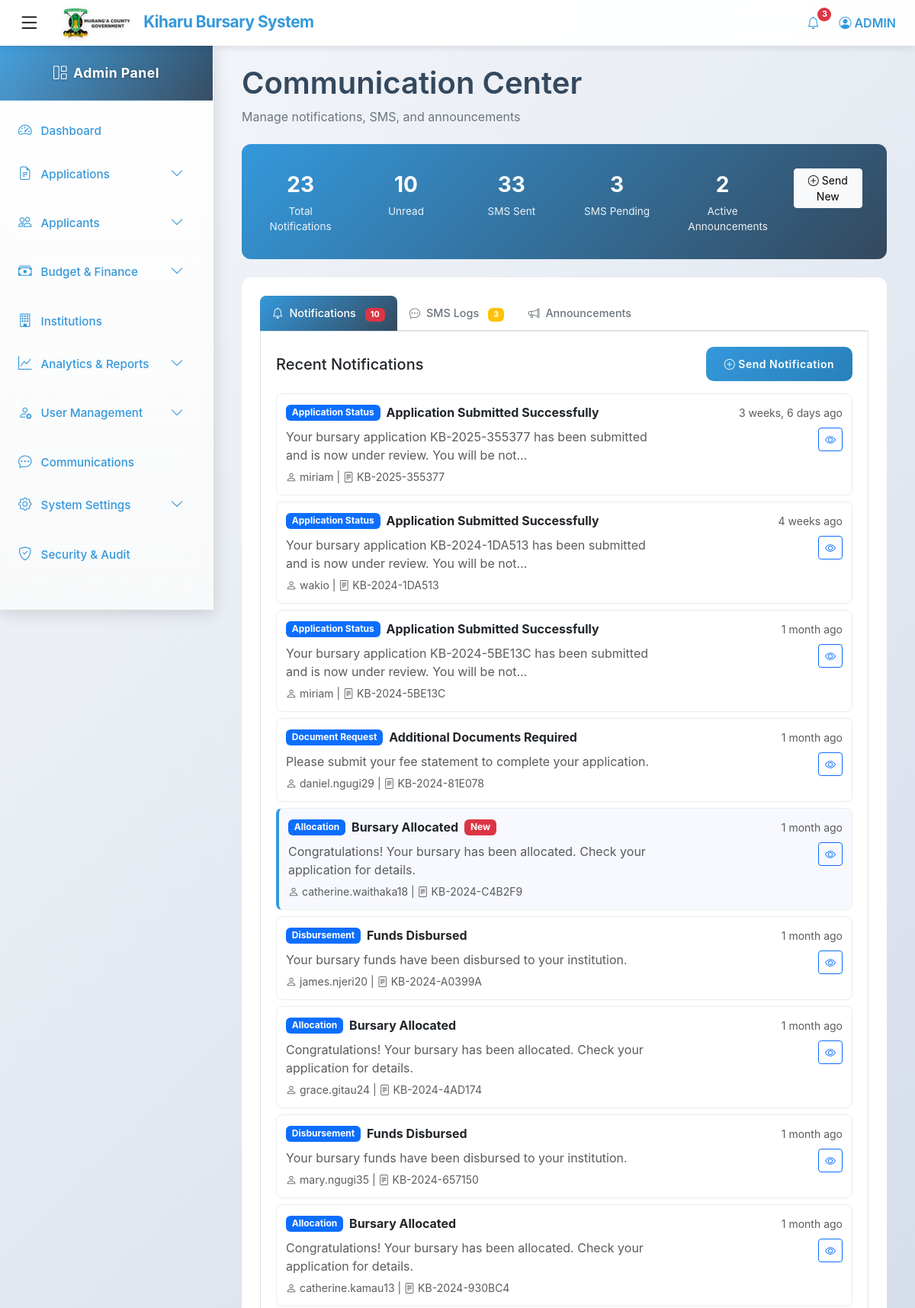
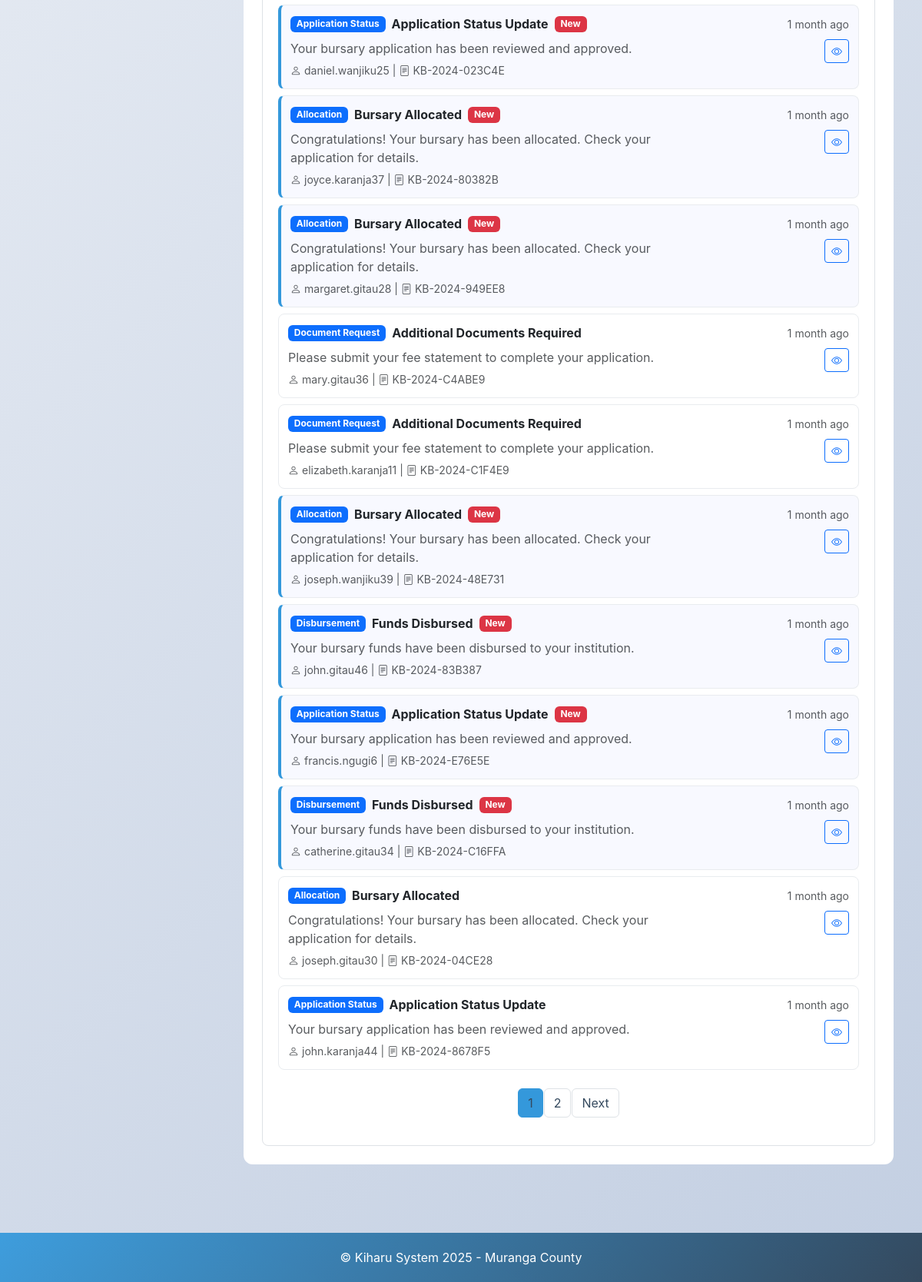
/admin-communication/ (signed in), run on an earlier commit of the app's database (2 pictures, top to bottom).
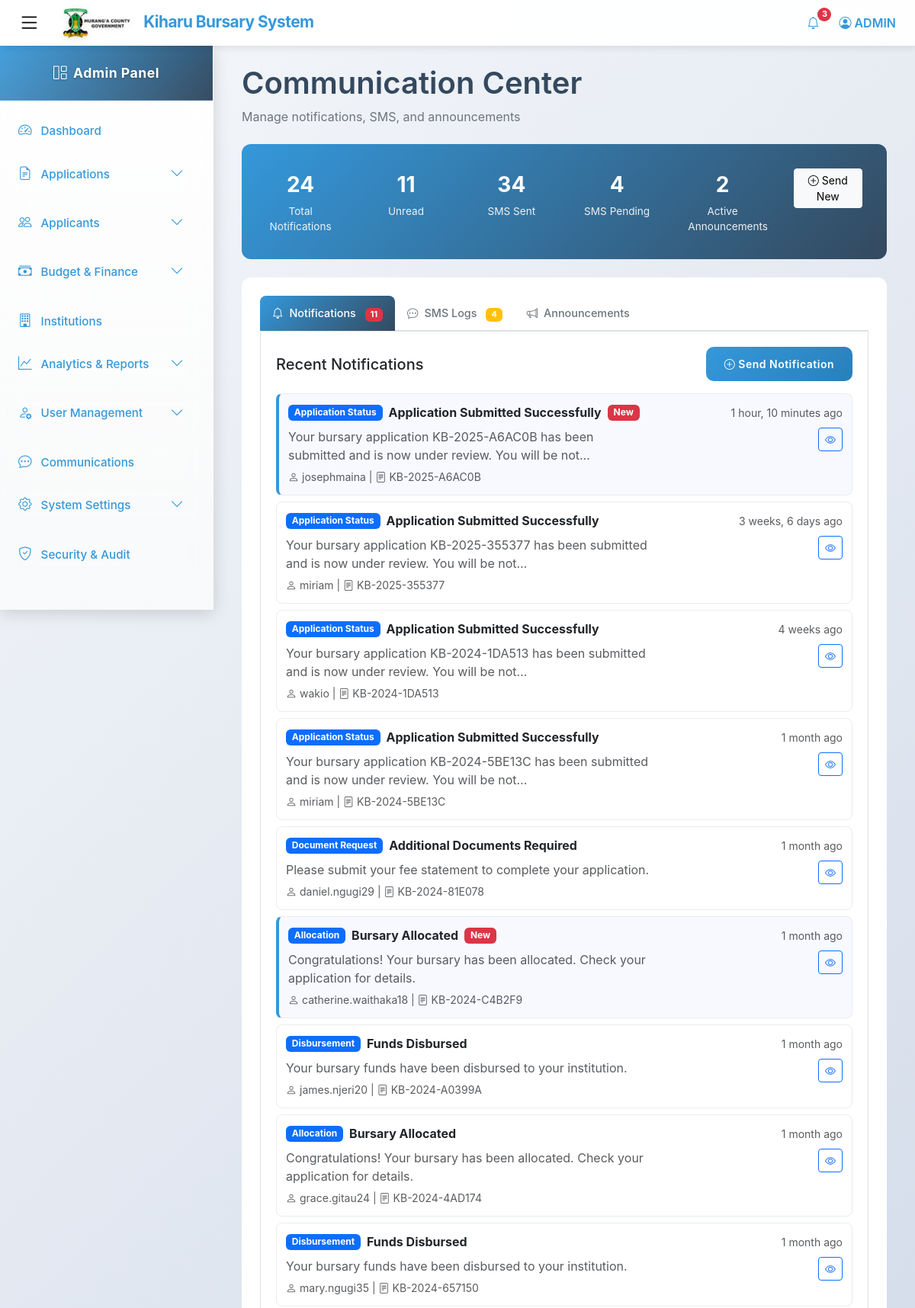
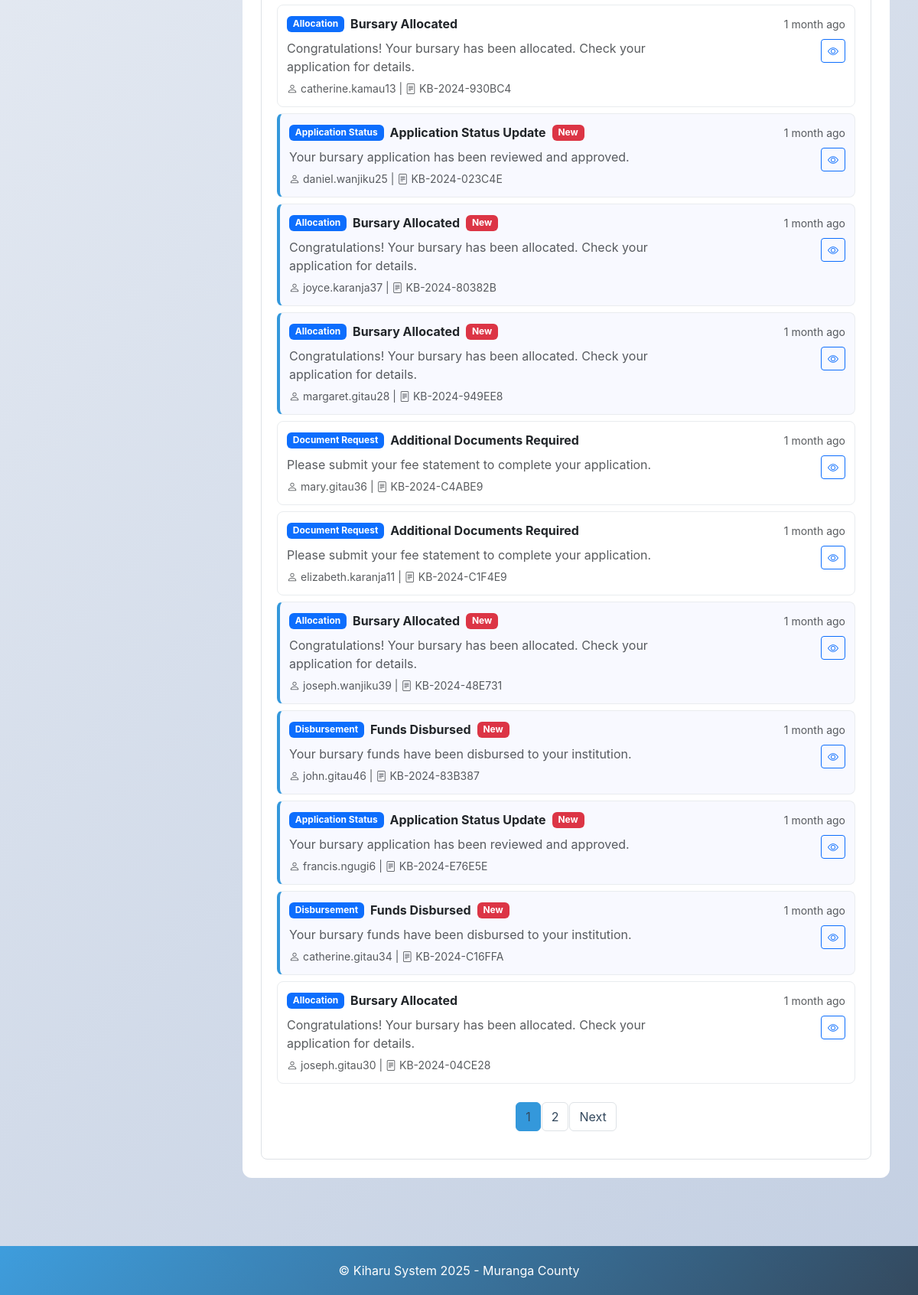
And on a later commit of the database (2 pictures, top to bottom).
### kiharu_system/models.py (models this page shows, shortened)
class Notification(models.Model):
    NOTIFICATION_TYPES = (
        ('application_status', 'Application Status'),
        ('document_request', 'Document Request'),
        ('allocation', 'Allocation'),
        ('disbursement', 'Disbursement'),
        ('system', 'System Notification'),
    )
    user = models.ForeignKey(User, on_delete=models.CASCADE, related_name='notifications')
    notification_type = models.CharField(max_length=20, choices=NOTIFICATION_TYPES)
    title = models.CharField(max_length=200)
    message = models.TextField()
    related_application = models.ForeignKey(Application, on_delete=models.SET_NULL, null=True, blank=True)
    is_read = models.BooleanField(default=False)
    created_at = models.DateTimeField(auto_now_add=True)

class User(AbstractUser):
    USER_TYPES = (
        ('applicant', 'Applicant'),
        ('admin', 'Administrator'),
        ('reviewer', 'Application Reviewer'),
        ('finance', 'Finance Officer'),
    )
    user_type = models.CharField(max_length=20, choices=USER_TYPES, default='applicant')
    id_number = models.CharField(max_length=20, unique=True, null=True, blank=True)
    phone_regex = RegexValidator(
        regex=r'^\+254\d{9}$',
        message="Phone number must be entered in the format: '+254XXXXXXXXX'. Exactly 12 digits including country code."
    )
    phone_number = models.CharField(validators=[phone_regex], max_length=17, blank=True)
    def __str__(self):
        return f"{self.first_name} {self.last_name} ({self.user_type})"

class Application(models.Model):
    APPLICATION_STATUS = (
        ('draft', 'Draft'),
        ('submitted', 'Submitted'),
        ('under_review', 'Under Review'),
        ('approved', 'Approved'),
        ('rejected', 'Rejected'),
        ('disbursed', 'Disbursed'),
    )
    application_number = models.CharField(max_length=20, unique=True, editable=False)
    applicant = models.ForeignKey(Applicant, on_delete=models.CASCADE, related_name='applications')
    fiscal_year = models.ForeignKey(FiscalYear, on_delete=models.CASCADE)
    bursary_category = models.ForeignKey(BursaryCategory, on_delete=models.CASCADE)
    institution = models.ForeignKey(Institution, on_delete=models.CASCADE)
    status = models.CharField(max_length=20, choices=APPLICATION_STATUS, default='draft')
    admission_number = models.CharField(max_length=100)
    year_of_study = models.PositiveIntegerField()
    course_name = models.CharField(max_length=200, blank=True, null=True)  # For college/university
    expected_completion_date = models.DateField()
    total_fees_payable = models.DecimalField(max_digits=10, decimal_places=2)
    fees_paid = models.DecimalField(max_digits=10, decimal_places=2)
    fees_balance = models.DecimalField(max_digits=10, decimal_places=2)
    amount_requested = models.DecimalField(max_digits=10, decimal_places=2)
    other_bursaries = models.BooleanField(default=False)
    other_bursaries_amount = models.DecimalField(max_digits=10, decimal_places=2, default=0)
    other_bursaries_source = models.CharField(max_length=200, blank=True, null=True)
    is_orphan = models.BooleanField(default=False)
    is_disabled = models.BooleanField(default=False)
    has_chronic_illness = models.BooleanField(default=False)
    chronic_illness_description = models.TextField(blank=True, null=True)
    date_submitted = models.DateTimeField(auto_now_add=True)
    last_updated = models.DateTimeField(auto_now=True)
    previous_allocation = models.BooleanField(default=False)
    previous_allocation_year = models.CharField(max_length=20, blank=True, null=True)
    previous_allocation_amount = models.DecimalField(max_digits=10, decimal_places=2, default=0)

### kiharu_system/views.py (the view, shortened to what this page needs)
# urls.py: path('admin-communication/', views.admin_communication, name='admin_communication'),
@login_required
@user_passes_test(is_admin_or_staff)
def admin_communication(request):
    notifications = Notification.objects.all().order_by('-created_at')[:50]
    sms_logs = SMSLog.objects.all().order_by('-sent_at')[:50]
    announcements = Announcement.objects.all().order_by('-published_date')[:20]
    notification_paginator = Paginator(notifications, 20)
    sms_paginator = Paginator(sms_logs, 20)
    announcement_paginator = Paginator(announcements, 10)
    notification_page = request.GET.get('notification_page', 1)
    sms_page = request.GET.get('sms_page', 1)
    announcement_page = request.GET.get('announcement_page', 1)
    notifications_paginated = notification_paginator.get_page(notification_page)
    sms_logs_paginated = sms_paginator.get_page(sms_page)
    announcements_paginated = announcement_paginator.get_page(announcement_page)
    notification_form = NotificationForm()
    announcement_form = AnnouncementForm()
    stats = {
        'total_notifications': Notification.objects.count(),
        'unread_notifications': Notification.objects.filter(is_read=False).count(),
        'total_sms': SMSLog.objects.count(),
        'pending_sms': SMSLog.objects.filter(status='pending').count(),
        'active_announcements': Announcement.objects.filter(
            is_active=True,
            expiry_date__gt=timezone.now()
        ).count(),
    }
    context = {
        'notifications': notifications_paginated,
        'sms_logs': sms_logs_paginated,
        'announcements': announcements_paginated,
        'notification_form': notification_form,
        'announcement_form': announcement_form,
        'stats': stats,
        'page_title': 'Communication',
    }
    return render(request, 'admin/communication.html', context)

### templates/admin/communication.html (shortened to what this page needs)
{% extends 'admin_base.html' %}
{% load static %}
{% block content %}
<div class="container-fluid">
    <div class="row">
        <div class="col-12">
            <div class="page-header">
                <h1 class="page-title">Communication Center</h1>
                <p class="page-subtitle">Manage notifications, SMS, and announcements</p>
            </div>
        </div>
    </div>
    <div class="row">
        <div class="col-12">
            <div class="stats-card">
                <div class="row">
                    <div class="col-md-2 col-sm-4 col-6">
                        <div class="stat-item">
                            <div class="stat-number">{{ stats.total_notifications }}</div>
                            <div class="stat-label">Total Notifications</div>
                        </div>
                    </div>
                    <div class="col-md-2 col-sm-4 col-6">
                        <div class="stat-item">
                            <div class="stat-number">{{ stats.unread_notifications }}</div>
                            <div class="stat-label">Unread</div>
                        </div>
                    </div>
                    <div class="col-md-2 col-sm-4 col-6">
                        <div class="stat-item">
                            <div class="stat-number">{{ stats.total_sms }}</div>
                            <div class="stat-label">SMS Sent</div>
                        </div>
                    </div>
                    <div class="col-md-2 col-sm-4 col-6">
                        <div class="stat-item">
                            <div class="stat-number">{{ stats.pending_sms }}</div>
                            <div class="stat-label">SMS Pending</div>
                        </div>
                    </div>
                    <div class="col-md-2 col-sm-4 col-6">
                        <div class="stat-item">
                            <div class="stat-number">{{ stats.active_announcements }}</div>
                            <div class="stat-label">Active Announcements</div>
                        </div>
                    </div>
                    <div class="col-md-2 col-sm-4 col-6">
                        <div class="stat-item">
                            <button class="btn btn-light btn-sm" data-bs-toggle="modal" data-bs-target="#sendNotificationModal">
                                <i class="bi bi-plus-circle me-1"></i>Send New
                            </button>
                        </div>
                    </div>
                </div>
            </div>
        </div>
    </div>
    <div class="row">
        <div class="col-12">
            <div class="comm-card">
                <ul class="nav nav-tabs" id="communicationTabs" role="tablist">
                    <li class="nav-item" role="presentation">
                        <button class="nav-link active" id="notifications-tab" data-bs-toggle="tab"
                                data-bs-target="#notifications" type="button" role="tab">
                            <i class="bi bi-bell me-2"></i>Notifications
                            {% if stats.unread_notifications > 0 %}
                                <span class="badge bg-danger ms-2">{{ stats.unread_notifications }}</span>
                            {% endif %}
                        </button>
                    </li>
                    <li class="nav-item" role="presentation">
                        <button class="nav-link" id="sms-tab" data-bs-toggle="tab"
                                data-bs-target="#sms" type="button" role="tab">
                            <i class="bi bi-chat-dots me-2"></i>SMS Logs
                            {% if stats.pending_sms > 0 %}
                                <span class="badge bg-warning ms-2">{{ stats.pending_sms }}</span>
                            {% endif %}
                        </button>
                    </li>
                    <li class="nav-item" role="presentation">
                        <button class="nav-link" id="announcements-tab" data-bs-toggle="tab"
                                data-bs-target="#announcements" type="button" role="tab">
                            <i class="bi bi-megaphone me-2"></i>Announcements
                        </button>
                    </li>
                </ul>
                <div class="tab-content" id="communicationTabContent">
                    <div class="tab-pane fade show active" id="notifications" role="tabpanel">
                        <div class="d-flex justify-content-between align-items-center mb-3">
                            <h5 class="mb-0">Recent Notifications</h5>
                            <button class="btn btn-primary btn-sm" data-bs-toggle="modal" data-bs-target="#sendNotificationModal">
                                <i class="bi bi-plus-circle me-1"></i>Send Notification
                            </button>
                        </div>
                        {% if notifications %}
                            {% for notification in notifications %}
                                <div class="notification-item {% if not notification.is_read %}unread{% endif %}">
                                    <div class="row align-items-start">
                                        <div class="col-md-8">
                                            <div class="d-flex align-items-center mb-2">
                                                <span class="badge bg-{{ notification.notification_type|yesno:'primary,secondary' }} me-2">
                                                    {{ notification.get_notification_type_display }}
                                                </span>
                                                <strong>{{ notification.title }}</strong>
                                                {% if not notification.is_read %}
                                                    <span class="badge bg-danger ms-2">New</span>
                                                {% endif %}
                                            </div>
                                            <p class="text-muted mb-1">{{ notification.message|truncatechars:100 }}</p>
                                            <small class="text-muted">
                                                <i class="bi bi-person me-1"></i>{{ notification.user.username }}
                                                {% if notification.related_application %}
                                                    | <i class="bi bi-file-text me-1"></i>{{ notification.related_application.application_number }}
                                                {% endif %}
                                            </small>
                                        </div>
                                        <div class="col-md-4 text-end">
                                            <small class="text-muted">{{ notification.created_at|timesince }} ago</small>
                                            <div class="mt-2">
                                                <button class="btn btn-sm btn-outline-primary view-notification-btn"
                                                        data-notification-id="{{ notification.id }}">
                                                    <i class="bi bi-eye"></i>
                                                </button>
                                            </div>
                                        </div>
                                    </div>
                                </div>
                            {% endfor %}
                            {% if notifications.has_other_pages %}
                                <nav class="mt-4">
                                    <ul class="pagination justify-content-center">
                                        {% for num in notifications.paginator.page_range %}
                                            {% if notifications.number == num %}
                                                <li class="page-item active">
                                                    <span class="page-link">{{ num }}</span>
                                                </li>
                                            {% else %}
                                                <li class="page-item">
                                                    <a class="page-link" href="?notification_page={{ num }}">{{ num }}</a>
                                                </li>
                                            {% endif %}
                                        {% endfor %}
                                        {% if notifications.has_next %}
                                            <li class="page-item">
                                                <a class="page-link" href="?notification_page={{ notifications.next_page_number }}">Next</a>
                                            </li>
                                            {% endif %}
                                    </ul>
                                </nav>
                            {% endif %}
                        {% else %}
                            <div class="text-center py-5">
                                <i class="bi bi-bell-slash fa-3x text-muted mb-3"></i>
                                <h5 class="text-muted">No Notifications</h5>
                                <p class="text-muted">Notifications will appear here once they are sent.</p>
                            </div>
                        {% endif %}
                    </div>
                        {% if announcements %}
                            {% for announcement in announcements %}
                                {% load tz %}
                            {% endfor %}
                        {% endif %}
                </div>
            </div>
        </div>
    </div>
</div>
{% endblock %}

What changed in the data, as far as the page shows it:
no longer on this page (row unchanged): Notification: notification_type "Application Status", title "Application Status Update", message "Your bursary application has been reviewed and approved.", user.username "john.karanja44", related_application.application_number "KB-2024-8678F5", created_at "1 month"
added Notification: notification_type "Application Status", title "Application Submitted Successfully", is_read "New", message "Your bursary application KB-2025-A6AC0B has been submitted and is now under review. You will be not…", user.username "josephmaina", related_application.application_number "KB-2025-A6AC0B", created_at "1 hour, 10 minutes"
Also different on the page:
{{ stats.total_notifications }}: "23" → "24"
{{ stats.unread_notifications }}: "10" → "11"
{{ stats.total_sms }}: "33" → "34"
{{ stats.pending_sms }}: "3" → "4"
